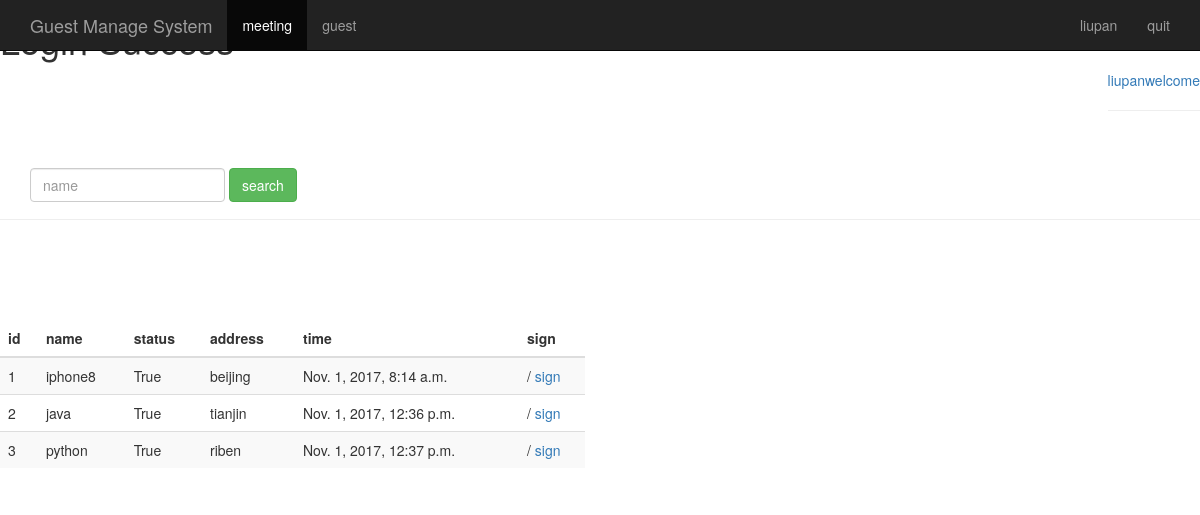
/sign/event_manage/ (signed in), run on the app's committed database.
### sign/models.py (models this page shows, shortened)
class Event(models.Model):
    name = models.CharField(max_length=100)
    limit = models.IntegerField()
    status = models.BooleanField()
    address = models.CharField(max_length=200)
    start_time = models.DateTimeField('events_time')
    create_time = models.DateTimeField(auto_now=True)

### sign/views.py (the view)
@login_required
def event_manage(request):
    event_list = Event.objects.all()
    username = request.session.get('user','')
    return render(request, "event_manage.html", {"user":username, "events":event_list})

### sign/templates/event_manage.html (shortened to what this page needs)
<!DOCTYPE html>
<html lang="zh-CN">
<head>
    {% load bootstrap3 %}
    {% bootstrap_css %}
</head>
<body role="document">
    <h1>Login Success</h1>
    <div style="float:right;">
        <a>{{ user }}welcome</a><hr/>
    </div>
    <nav class="navbar navbar-inverse navbar-fixed-top">
        <div class="container">
            <div class="navbar-header">
                <a class="navbar-brand" href="/event_manage">Guest Manage System</a>
            </div>
            <div id="navbar" class="collapse navbar-collapse">
                <ul class="nav navbar-nav">
                    <li class="active"><a href="#">meeting</a></li>
                    <li><a href="/guest_manage">guest</a></li>
                </ul>
                <ul class="nav navbar-nav navbar-right">
                    <li><a href="#">{{user}}</a></li>
                    <li><a href="/logout">quit</a></li>
                </ul>
            </div>
        </div>
    </nav>
    <div class="page-header" style="padding-top:60px;">
        <div id="navbar" class="navbar-collapse collapse">
            <form class="navbar-form" method="get" action="/search_name">
                <div class="form-group">
                    <input name="name" type="text" placeholder="name" class="form-control" />
                </div>
                <button type="submit" class="btn btn-success">search</button>
            </form>
        </div>
    </div>
    <div class="row" style="padding-top:80px;">
        <div class="col-md-6">
            <table class="table table-striped">
                <thead>
                    <tr>
                        <th>id</th>
                        <th>name</th>
                        <th>status</th>
                        <th>address</th>
                        <th>time</th>
                        <th>sign</th>
                    </tr>
                </thead>
                <tbody>
                    {% for event in events %}
                    <tr>
                        <td>{{ event.id }}</td>
                        <td>{{ event.name }}</td>
                        <td>{{ event.status }}</td>
                        <td>{{ event.address }}</td>
                        <td>{{ event.start_time }}</td>
                        <td>/
                            <a href="/sign_index/{{ event.id }}/" target="{{ event.id }}_blank">sign</a>
                        </td>
                    </tr>
                    {% endfor %}
                </tbody>
            </table>
        </div>
    </div>
</body>
</html>

### data on the page
Event: id "1", name "iphone8", status "True", address "beijing", start_time "Nov. 1, 2017, 8:14 a.m."
Event: id "2", name "java", status "True", address "tianjin", start_time "Nov. 1, 2017, 12:36 p.m."
Event: id "3", name "python", status "True", address "riben", start_time "Nov. 1, 2017, 12:37 p.m."

### other printed values
{{ user }} "liupan"
